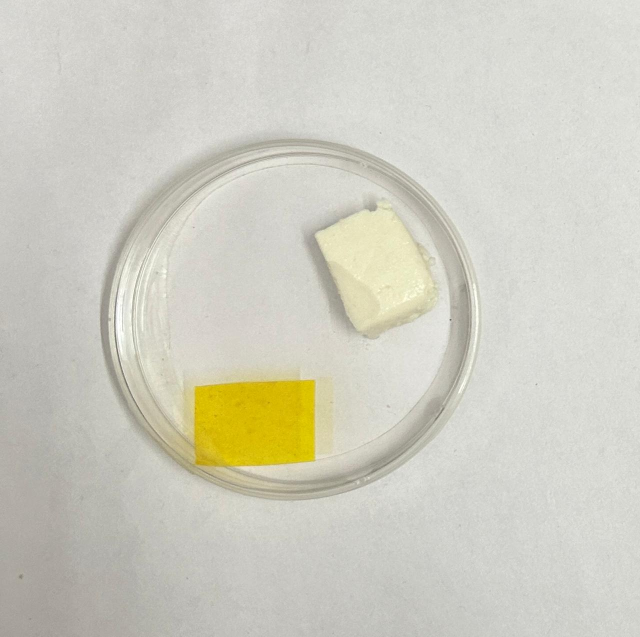
#> input picture Paneer test/0h.jpeg, 1280 x 1273 px (shown at 1/2 size); its folder holds only this picture in this run
$ python -i generate_comprehensive_report.py   (imports and definitions only)
#> lines starting #> are read from the running program, lines starting #| are printed output that depends on the picture
"""
Comprehensive Freshness Monitoring Report Generator
====================================================
Generates a full research document covering:
  - All experimental runs (Feb 2026 - May 2026)
  - Correct ML prediction/accuracy percentages (computed live)
  - Individual run breakdowns with colorimetric data
  - Cross-run comparative analysis
  - Stage-by-stage classification performance

Runs analyzed:
  - run_19-february-2026 (shrimp, 11 images, 0-20h)
  - run_22-february-2026 (shrimp, 5 images,  0-4h)
  - run_20-april-2026    (fish,   19 images,  0-18h)
  - run_03-may-2026      (paneer, 26 images,  0-38h)
  - run_01-may-2026      (shrimp, 39 images,  0-40h)
  - run_16-may-2026      (chicken,37 images,  0-36h)
  - run_21-may-2026      (shrimp,  1 image,   0h only)
  - run_15-april-2026    (shrimp, 22 images,  0-21h)
"""

import sys, os, csv
# [1 line not run here, left out]

import cv2
import numpy as np
import joblib
import matplotlib
# [1 line not run here, left out]
import matplotlib.pyplot as plt
import matplotlib.patches as mpatches
from matplotlib.gridspec import GridSpec
from sklearn.ensemble import RandomForestClassifier
from sklearn.preprocessing import StandardScaler
from sklearn.model_selection import StratifiedKFold, cross_val_score, LeaveOneOut
from sklearn.metrics import (classification_report, accuracy_score,
                             confusion_matrix, ConfusionMatrixDisplay)
from docx import Document
from docx.shared import Inches, Pt, RGBColor, Cm
from docx.enum.text import WD_ALIGN_PARAGRAPH
from docx.enum.table import WD_TABLE_ALIGNMENT
from docx.oxml.ns import qn
from docx.oxml import OxmlElement
from datetime import datetime

# ── CONFIG ──────────────────────────────────────────────────────────────────
BASE_DIR  = os.path.dirname(os.path.abspath(__file__))
CHART_DIR = os.path.join(BASE_DIR, "_charts_tmp")
# [1 line not run here, left out]
OUTPUT    = os.path.join(BASE_DIR, f"Research_Paper_Comprehensive_{datetime.now().strftime('%Y%m%d_%H%M')}.docx")

STAGES = {
    1: ("Very Fresh",     0,  3,  "Bright yellow, high saturation",       "Safe for consumption"),
    2: ("Fresh",          4,  6,  "Slight color shift, yellow-gold",      "Safe, consume soon"),
    3: ("Early Spoilage", 7, 14,  "Noticeable darkening / orange tones",  "Caution, refrigerate immediately"),
    4: ("Spoiled",       15, 999, "Significant desaturation / browning",  "Not safe for consumption"),
}
STAGE_COLORS = {1:"#2ECC71", 2:"#F1C40F", 3:"#E67E22", 4:"#E74C3C"}
ROW_FILLS    = {1:"#C6EFCE", 2:"#FFEB9C", 3:"#FFC7CE", 4:"#FFD7D7"}

# All experimental runs
ALL_RUNS = [
    ("run_19-february-2026", "19 Feb 2026", "Shrimp"),
    ("run_20-february-2026", "20 Feb 2026", "Shrimp"),
    ("run_22-february-2026", "22 Feb 2026", "Shrimp"),
    ("run_15-april-2026",    "15 Apr 2026", "Shrimp"),
    ("run_03-april-2026",    "03 Apr 2026", "Shrimp"),
    ("run_20-april-2026",    "20 Apr 2026", "Fish"),
    ("run_01-may-2026",      "01 May 2026", "Shrimp"),
    ("run_03-may-2026",      "03 May 2026", "Paneer"),
    ("run_16-may-2026",      "16 May 2026", "Chicken"),
    ("run_21-may-2026",      "21 May 2026", "Shrimp"),
]

PLT_STYLE = {
    "figure.facecolor":"#1A1A2E", "axes.facecolor":"#16213E",
    "axes.edgecolor":"#4A4E69",   "axes.labelcolor":"#E0E0E0",
    "axes.titlecolor":"#FFFFFF",  "xtick.color":"#B0B0B0",
    "ytick.color":"#B0B0B0",      "grid.color":"#2A2A4A",
    "grid.linestyle":"--",        "grid.alpha":0.6,
    "legend.facecolor":"#0F3460","legend.edgecolor":"#4A4E69",
    "legend.labelcolor":"#E0E0E0","text.color":"#E0E0E0",
    "font.family":"DejaVu Sans",
}

def apply_style(): plt.rcParams.update(PLT_STYLE)

def save_chart(fig, name):
    path = os.path.join(CHART_DIR, f"{name}.png")
    fig.savefig(path, dpi=150, bbox_inches="tight", facecolor=fig.get_facecolor())
    plt.close(fig)
    return path

# [15 lines left out: functions get_stage, stage_band, not called in this run]

def analyze_image(p):
#> called with p = 'Paneer test/0h.jpeg'
    img = cv2.imread(p)
#> img is the input picture: shape (1273, 1280, 3); mean B, G, R 193.3, 205.7, 207
    if img is None: return None
    h, w = img.shape[:2]
#> h = 1273; w = 1280
    crop = cv2.resize(img[int(h*0.3):int(h*0.7), int(w*0.3):int(w*0.7)], (256, 256))
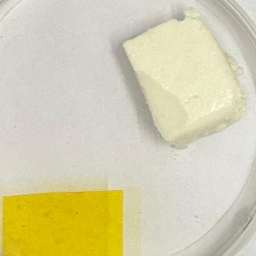
#> crop: shape (256, 256, 3); mean B, G, R 172.8, 207.9, 213.1
    b_ch, g_ch, r_ch = cv2.split(crop)
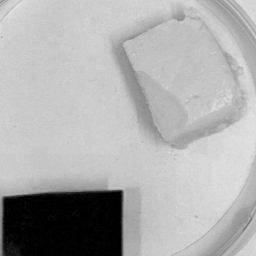
#> b_ch: shape (256, 256); min 0, max 228, mean 172.8
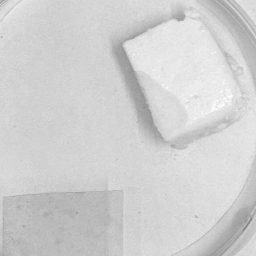
#> g_ch: shape (256, 256); min 124, max 254, mean 207.9
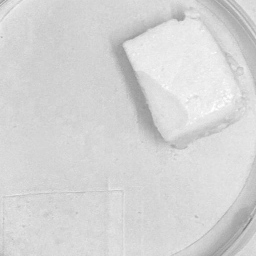
#> r_ch: shape (256, 256); min 126, max 255, mean 213.1
    R, G, B = np.mean(r_ch), np.mean(g_ch), np.mean(b_ch)
#> R = 213.1; G = 207.9; B = 172.8
    lab = cv2.cvtColor(crop, cv2.COLOR_BGR2Lab)
#> lab: shape (256, 256, 3); mean of channels 0, 1, 2 212.4, 125.8, 144.1
    L, Astar, Bstar = [np.mean(c) for c in cv2.split(lab)]
#> L = 212.4; Astar = 125.8; Bstar = 144.1
    hsv = cv2.cvtColor(crop, cv2.COLOR_BGR2HSV)
#> hsv: shape (256, 256, 3); mean H, S, V 26.3, 47.8, 213.1
    H, S, V = [np.mean(c) for c in cv2.split(hsv)]
#> H = 26.32; S = 47.77; V = 213.1
    pixels = crop.reshape(-1, 3).astype(np.float32)
    criteria = (cv2.TERM_CRITERIA_EPS + cv2.TERM_CRITERIA_MAX_ITER, 10, 1.0)
    _, labels, centers = cv2.kmeans(pixels, 3, None, criteria, 10, cv2.KMEANS_PP_CENTERS)
#> centers = [[199.8, 214.9, 216.9], [5, 186.9, 214.9], [163.1, 183.4, 187.2]]
    counts = np.bincount(labels.flatten())
#> counts = [50014, 7575, 7947]
    colors = centers[np.argsort(-counts)].astype(int)
#> colors = [[199, 214, 216], [163, 183, 187], [4, 186, 214]]
    hexes  = [f"#{c[2]:02x}{c[1]:02x}{c[0]:02x}" for c in colors]
#> hexes = ['#d8d6c7', '#bbb7a3', '#d6ba04']
    return dict(R=R, G=G, B=B, L=L, Astar=Astar, Bstar=Bstar,
                H=H, S=S, V=V, RB_gap=R-B, hex_colors=hexes)

# [6 lines left out: function extract_hours_from_name, not called in this run]

# ── LOAD ALL RUNS ────────────────────────────────────────────────────────────
# [4 lines not run here, left out]

run_data = {}   # run_name -> {hour: analyze_image result}
run_meta = {}   # run_name -> {images, hours, start, end, food, date}

# [35 lines not run here, left out]

valid_runs = list(run_data.keys())
# [4 lines not run here, left out]
csv_path = os.path.join(BASE_DIR, "features.csv")

# Global model
# [2 lines not run here, left out]

rows = []
# [3 lines not run here, left out]

# [1 line that did not run here, left out]

# Build per-run samples from CSV
run_csv_samples = {r: {"X": [], "y": []} for r in valid_runs}
all_X, all_y, all_src = [], [], []

# [12 lines not run here, left out]

all_X = np.array(all_X)
all_y = np.array(all_y)

# ── PER-RUN ACCURACY (global model, test on this run) ─────────────────────
per_run_acc_global = {}
per_run_report     = {}
per_run_correct    = {}

# [16 lines not run here, left out]

# ── GLOBAL CV ACCURACY (all samples) ──────────────────────────────────────
scaler_cv = StandardScaler()
# [1 line that did not run here, left out]
rf_cv = RandomForestClassifier(n_estimators=100, max_depth=5, random_state=42, class_weight="balanced")
cv5 = StratifiedKFold(n_splits=5, shuffle=True, random_state=42)
# [1 line that did not run here, left out]
# [1 line that did not run here, left out]
# [1 line that did not run here, left out]
# [1 line not run here, left out]
# [1 line that did not run here, left out]
# [1 line that did not run here, left out]
# [1 line that did not run here, left out]
# [1 line that did not run here, left out]

# [2 lines not run here, left out]

total_samples = len(all_y)
# [1 line that did not run here, left out]

# Stage counts
stage_total  = {s: int(np.sum(all_y == s-1)) for s in range(1,5)}
# [1 line that did not run here, left out]

# [11 lines not run here, left out]
fig, ax = plt.subplots(figsize=(14, 5))
# [1 line not run here, left out]
rnames = [r for r in valid_runs if per_run_acc_global.get(r) is not None]
accs   = [per_run_acc_global[r] for r in rnames]
xlabels = [f"{r}\n({run_meta[r]['food']})" for r in rnames]
colors_bar = ["#00D4FF" if a >= 80 else "#FDCB6E" if a >= 60 else "#FF6B6B" for a in accs]
bars = ax.bar(xlabels, accs, color=colors_bar, edgecolor="#333355", linewidth=0.7, alpha=0.92, zorder=3)
# [11 lines not run here, left out]
c_per_run_acc = save_chart(fig, "per_run_accuracy")
# [4 lines not run here, left out]
fig, (ax1, ax2) = plt.subplots(1, 2, figsize=(11, 5))
# [1 line not run here, left out]
# [1 line that did not run here, left out]
# [6 lines not run here, left out]
# Per-stage bars
stages_lbl  = [f"S{s}\n{STAGES[s][0][:6]}" for s in range(1,5)]
s_accs = []
# [15 lines not run here, left out]
c_model_summary = save_chart(fig, "model_summary")
# [4 lines not run here, left out]
fig, ax = plt.subplots(figsize=(14, 5))
# [1 line not run here, left out]
x_pos = np.arange(len(rnames))
width = 0.6
stage_data_per_run = {}
# [3 lines not run here, left out]
bottom = np.zeros(len(rnames))
# [15 lines not run here, left out]
c_stage_dist = save_chart(fig, "all_runs_stage_distribution")
# [4 lines not run here, left out]
fig, ax = plt.subplots(figsize=(14, 5.5))
# [1 line not run here, left out]
run_palette = ["#00D4FF","#FF6B6B","#FDCB6E","#6C5CE7","#A29BFE",
               "#00B894","#E17055","#74B9FF","#FD79A8","#55EFC4"]
# [15 lines not run here, left out]
c_sat_overlay = save_chart(fig, "all_runs_saturation_overlay")
# [4 lines not run here, left out]
fig, ax = plt.subplots(figsize=(7, 6))
# [2 lines not run here, left out]
stage_names_short = ["Very Fresh\n(S1)", "Fresh\n(S2)", "Early Spoil.\n(S3)", "Spoiled\n(S4)"]
# Normalize confusion matrix
# [1 line that did not run here, left out]
# [1 line that did not run here, left out]
# [12 lines not run here, left out]
c_cm = save_chart(fig, "confusion_matrix")
# [1 line not run here, left out]

# 6. Individual run dashboards (only for runs with 5+ hours)
run_dash_charts = {}
# [62 lines not run here, left out]
fig, ax = plt.subplots(figsize=(9, 4.5))
# [1 line not run here, left out]
# [1 line that did not run here, left out]
# [1 line that did not run here, left out]
# [1 line that did not run here, left out]
# [1 line that did not run here, left out]
# [9 lines not run here, left out]
c_cv_folds = save_chart(fig, "cv_fold_scores")
# [3 lines not run here, left out]

# ── DOCX HELPERS ─────────────────────────────────────────────────────────────
# [1 line that did not run here, left out]
# [5 lines not run here, left out]
# [1 line that did not run here, left out]
# [1 line that did not run here, left out]

# [49 lines left out: functions shade_cell, set_col_widths, add_header_row, make_table, add_chart, h1 and 2 more, not called in this run]

def bullet(text):
    return doc.add_paragraph(text, style="List Bullet")

# ══════════════════════════════════════════════════════════════════════════════
# TITLE PAGE
# ══════════════════════════════════════════════════════════════════════════════
# [3 lines that did not run here, left out]
# [1 line that did not run here, left out]
# [6 lines that did not run here, left out]
# [1 line that did not run here, left out]
# [1 line that did not run here, left out]
# [32 lines not run here, left out]

# Summary table of all runs
# [1 line that did not run here, left out]
# [1 line not run here, left out]
total_correct_all = 0
total_tested_all  = 0
# [23 lines not run here, left out]
# Total row
# [1 line that did not run here, left out]
# [7 lines not run here, left out]

# [3 lines that did not run here, left out]

# [15 lines not run here, left out]
# [1 line that did not run here, left out]
# [1 line not run here, left out]
# [17 lines that did not run here, left out]
# [22 lines not run here, left out]
# [1 line that did not run here, left out]
# [17 lines not run here, left out]
# Weighted avg
# [1 line that did not run here, left out]
# [1 line that did not run here, left out]
# [4 lines that did not run here, left out]
# [15 lines not run here, left out]

fig_counter = 5
# [110 lines not run here, left out]
runs_by_food = {}
# [27 lines not run here, left out]
total_aug_all = sum(run_meta[r]["images"] for r in valid_runs) * 6
stage_total_orig = {s: sum(sum(1 for h in run_meta[r]["hours"] if get_stage(h)==s) for r in valid_runs) for s in range(1,5)}
# [1 line that did not run here, left out]
# [1 line not run here, left out]
total_orig_pts = sum(run_meta[r]["images"] for r in valid_runs)
# [10 lines not run here, left out]
# [1 line that did not run here, left out]
# [12 lines not run here, left out]
# [1 line that did not run here, left out]
# [17 lines not run here, left out]
# [1 line that did not run here, left out]
# [70 lines not run here, left out]
refs = [
    "Pacquit, A., et al. (2007). Development of a smart packaging for the monitoring of fish spoilage. Food Chemistry, 102(2), 466-470.",
    "Huang, X., et al. (2014). Rapid detection of meat spoilage using an electronic nose. Journal of Food Engineering, 130, 42-48.",
    "Taheri-Garavand, A., et al. (2019). Assessment of fish freshness using computer vision and deep learning. Food Analytical Methods, 12(8), 1771-1783.",
    "Chen, Q., et al. (2020). Smartphone-based colorimetric sensor for freshness assessment. Sensors and Actuators B: Chemical, 311, 127886.",
    "Yousefi, H., et al. (2021). Paper-based sensors for food quality monitoring. ACS Nano, 15(11), 17263-17283.",
    "Breiman, L. (2001). Random forests. Machine Learning, 45(1), 5-32.",
    "Pedregosa, F., et al. (2011). Scikit-learn: Machine Learning in Python. JMLR, 12, 2825-2830.",
]
# [20 lines not run here, left out]

>>> result = analyze_image('Paneer test/0h.jpeg')
#> result = 11 items

$ run again, on Paneer test/11h.jpeg
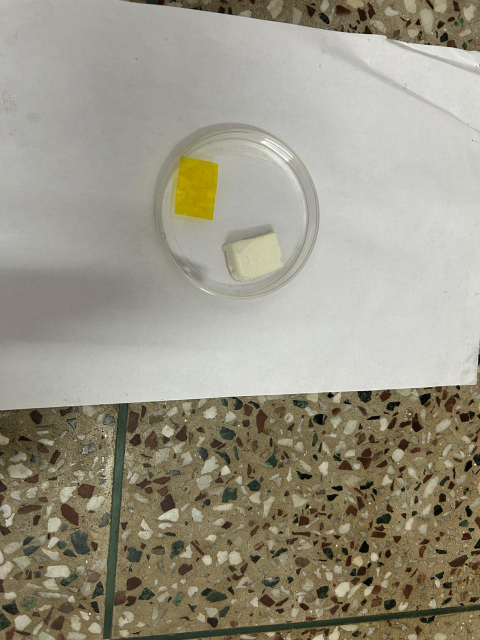
#> input picture Paneer test/11h.jpeg, 960 x 1280 px (shown at 1/2 size)
#> in analyze_image, img is the input picture: shape (1280, 960, 3); mean B, G, R 133.9, 149.8, 154.1
#> in analyze_image, `crop = cv2.resize(img[int(h*0.3):int(h*0.7), int(w*0.3):int(w*0.7)], (..`:
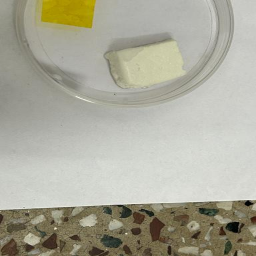
#> crop: shape (256, 256, 3); mean B, G, R 154.7, 169.9, 171.3
#> in analyze_image, `b_ch, g_ch, r_ch = cv2.split(crop)`:
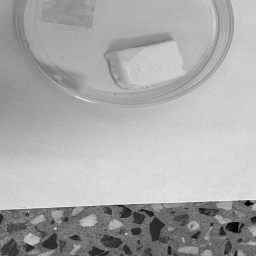
#> g_ch: shape (256, 256); min 1, max 245, mean 169.9
#> R = 171.3; G = 169.9; B = 154.7
#> lab: shape (256, 256, 3); mean of channels 0, 1, 2 176, 126.3, 136
#> L = 176; Astar = 126.3; Bstar = 136
#> hsv: shape (256, 256, 3); mean H, S, V 32.4, 32, 172.2
#> H = 32.44; S = 32.03; V = 172.2
#> centers = [[198.8, 207, 205.2], [64.78, 101.5, 111.2], [152.9, 164.7, 165.1]]
#> counts = [27705, 13116, 24715]
#> colors = [[198, 206, 205], [152, 164, 165], [64, 101, 111]]
#> hexes = ['#cdcec6', '#a5a498', '#6f6540']
#> result = 11 items

$ run again, on Paneer test/12h.jpeg
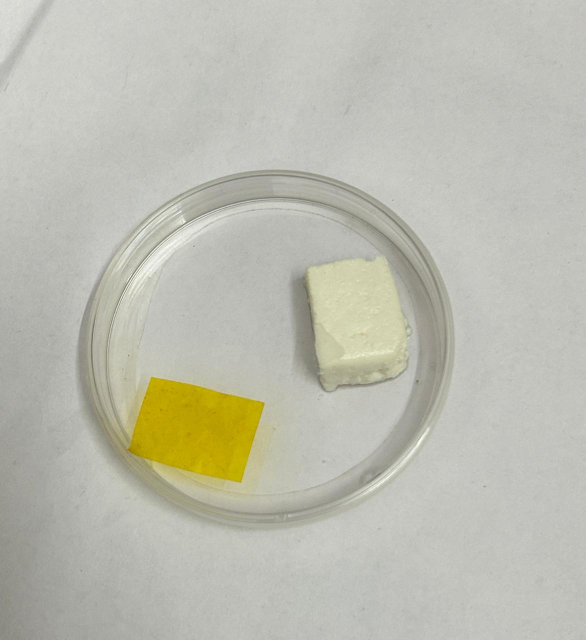
#> input picture Paneer test/12h.jpeg, 1172 x 1280 px (shown at 1/2 size)
#> in analyze_image, img is the input picture: shape (1280, 1172, 3); mean B, G, R 176.2, 188.6, 188.5
#> in analyze_image, `b_ch, g_ch, r_ch = cv2.split(crop)`:
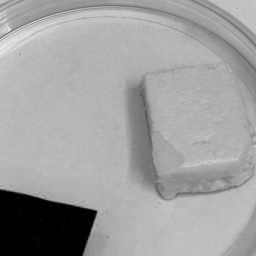
#> b_ch: shape (256, 256); min 0, max 239, mean 159.8
#> in analyze_image, `b_ch, g_ch, r_ch = cv2.split(crop)`:
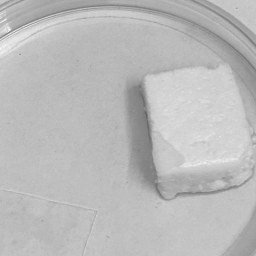
#> r_ch: shape (256, 256); min 95, max 247, mean 186.5
#> R = 186.5; G = 185.1; B = 159.8
#> lab: shape (256, 256, 3); mean of channels 0, 1, 2 190.8, 125.3, 139.9
#> L = 190.8; Astar = 125.3; Bstar = 139.9
#> hsv: shape (256, 256, 3); mean H, S, V 32, 37, 187.2
#> H = 32.03; S = 37.05; V = 187.2
#> centers = [[179.7, 193.3, 192.6], [2.18, 163.7, 188.1], [142.7, 157.2, 157.6]]
#> counts = [49586, 5117, 10833]
#> colors = [[179, 193, 192], [142, 157, 157], [2, 163, 188]]
#> hexes = ['#c0c1b3', '#9d9d8e', '#bca302']
#> result = 11 items

$ run again, on Paneer test/2h.jpeg
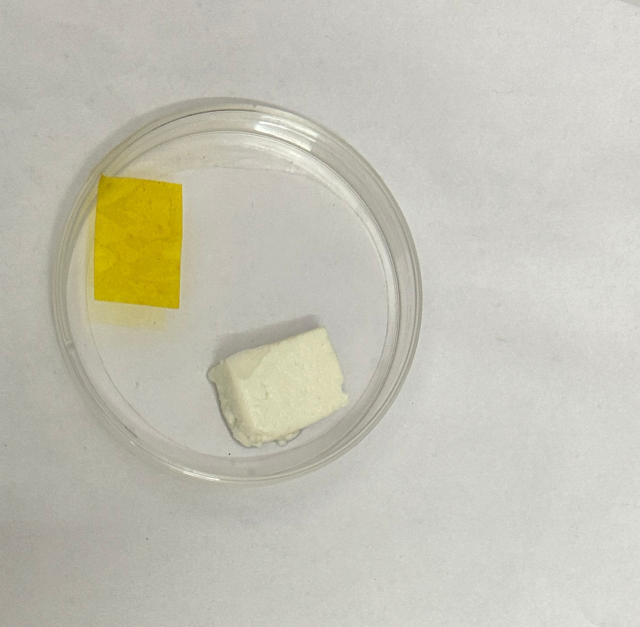
#> input picture Paneer test/2h.jpeg, 1280 x 1253 px (shown at 1/2 size)
#> in analyze_image, img is the input picture: shape (1253, 1280, 3); mean B, G, R 180.3, 193.7, 195.4
#> in analyze_image, `b_ch, g_ch, r_ch = cv2.split(crop)`:
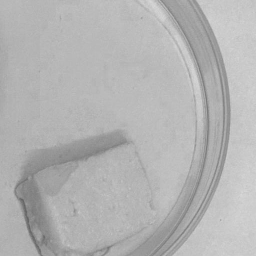
#> b_ch: shape (256, 256); min 99, max 216, mean 179.2
#> in analyze_image, `b_ch, g_ch, r_ch = cv2.split(crop)`:
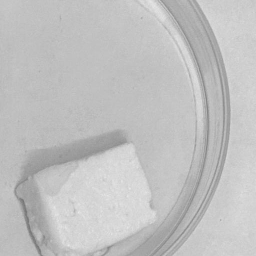
#> g_ch: shape (256, 256); min 116, max 233, mean 192.4
#> R = 193.7; G = 192.4; B = 179.2
#> lab: shape (256, 256, 3); mean of channels 0, 1, 2 198, 126.2, 134.9
#> L = 198; Astar = 126.2; Bstar = 134.9
#> hsv: shape (256, 256, 3); mean H, S, V 27.4, 19.2, 193.8
#> H = 27.36; S = 19.19; V = 193.8
#> centers = [[191.6, 208.2, 209], [180.1, 190.8, 192.1], [149, 164.4, 166.7]]
#> counts = [20314, 35837, 9385]
#> colors = [[180, 190, 192], [191, 208, 208], [148, 164, 166]]
#> hexes = ['#c0beb4', '#d0d0bf', '#a6a494']
#> result = 11 items
